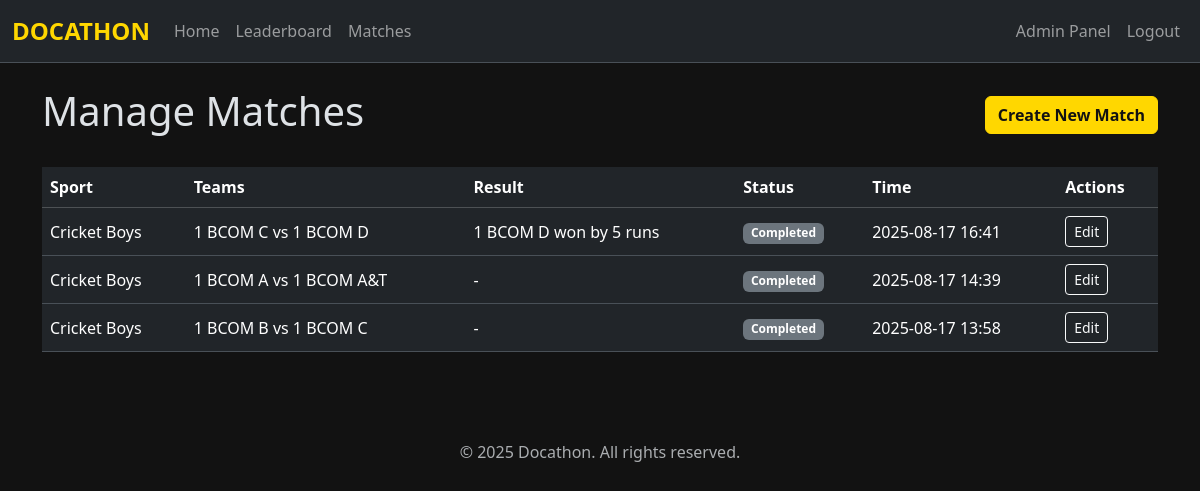
/admin/matches (signed in), run on the app's committed database.
### tables this page shows
CREATE TABLE matches (
    id INTEGER PRIMARY KEY AUTOINCREMENT,
    sport_id INTEGER NOT NULL,
    class1_id INTEGER NOT NULL,
    class2_id INTEGER NOT NULL,
    -- The ID of the winning class. NULL if match is not completed.
    winner_id INTEGER,
    -- Flexible text field for custom score formats (e.g., "2-1", "150/7", "21-18, 21-19")
    result_details TEXT,
    -- Status of the match
    status TEXT NOT NULL DEFAULT 'UPCOMING' CHECK(status IN ('UPCOMING', 'LIVE', 'COMPLETED')),
    -- Storing datetime as ISO 8601 string ("YYYY-MM-DD HH:MM:SS")
    match_time TEXT NOT NULL,
    notes TEXT, live_match_state TEXT, round_id INTEGER,
    FOREIGN KEY (sport_id) REFERENCES sports (id),
    FOREIGN KEY (class1_id) REFERENCES classes (id),
    FOREIGN KEY (class2_id) REFERENCES classes (id),
    FOREIGN KEY (winner_id) REFERENCES classes (id)
);

CREATE TABLE sports (
    id INTEGER PRIMARY KEY AUTOINCREMENT,
    name TEXT NOT NULL UNIQUE,
    -- 1 for sports with scores (Football), 0 for result-only (Chess)
    has_scores INTEGER NOT NULL CHECK(has_scores IN (0, 1))
);

CREATE TABLE classes (
    id INTEGER PRIMARY KEY AUTOINCREMENT,
    name TEXT NOT NULL UNIQUE
);

### app.py (the view)
@app.route('/admin/matches')
@admin_required
def list_matches():
    conn = get_db_connection()
    query = """
        SELECT m.id, s.name as sport_name, c1.name as class1_name, c2.name as class2_name,
               m.result_details, m.status, m.match_time
        FROM matches m
        JOIN sports s ON m.sport_id = s.id
        JOIN classes c1 ON m.class1_id = c1.id
        JOIN classes c2 ON m.class2_id = c2.id
        ORDER BY m.match_time DESC
    """
    matches = conn.execute(query).fetchall()
    conn.close()
    return render_template('admin/list_matches.html', matches=matches)

### utils/auth.py (called while the page is built)
def admin_required(f):
    @wraps(f)
    def decorated_function(*args, **kwargs):
        if session.get('role') != 'admin':
            flash('You must be logged in as an admin to view this page.', 'danger')
            return redirect(url_for('admin_login'))
        return f(*args, **kwargs)
    return decorated_function

### utils/db.py (called while the page is built)
def get_db_connection():
    conn = sqlite3.connect(DB_PATH)
    conn.row_factory = sqlite3.Row
    return conn

### templates/admin/list_matches.html (shortened to what this page needs)
{% extends "base.html" %}
{% set page_title = "Manage Matches" %}
{% block content %}
<div class="d-flex justify-content-between align-items-center mb-4">
    <h1>Manage Matches</h1>
    <a href="{{ url_for('create_match') }}" class="btn btn-warning">
        Create New Match
    </a>
</div>
<div class="table-responsive">
    <table class="table table-hover align-middle">
        <thead class="table-dark">
            <tr>
                <th>Sport</th>
                <th>Teams</th>
                <th>Result</th>
                <th>Status</th>
                <th>Time</th>
                <th>Actions</th>
            </tr>
        </thead>
        <tbody>
            {% for match in matches %}
            <tr>
                <td>{{ match.sport_name }}</td>
                <td>{{ match.class1_name }} vs {{ match.class2_name }}</td>
                <td>{{ match.result_details or '-' }}</td>
                <td>
                    {% if match.status == 'COMPLETED' %}
                        <span class="badge text-bg-secondary">Completed</span>
                    {% elif match.status == 'LIVE' %}
                        <span class="badge text-bg-danger">LIVE</span>
                    {% else %}
                        <span class="badge text-bg-info">Upcoming</span>
                    {% endif %}
                </td>
                <td>{{ match.match_time | replace('T', ' ') }}</td>
                <td>
                    <a href="{{ url_for('edit_match', match_id=match.id) }}" class="btn btn-sm btn-outline-light">Edit</a>
                </td>
            </tr>
            {% else %}
            <tr>
                <td colspan="6" class="text-center">No matches found. Create one to get started!</td>
            </tr>
            {% endfor %}
        </tbody>
    </table>
</div>
{% endblock %}

### static/css/style.css (style rules this page uses)
body { background-color: #121212 !important; }
.docathon-brand, .btn-warning { color: #FFD700; font-weight: bold; }
.btn-warning { background-color: #FFD700; border-color: #FFD700; color: #121212; }

### data on the page
matches: sport_name "Cricket Boys", class1_name "1 BCOM C", class2_name "1 BCOM D", result_details "1 BCOM D won by 5 runs", status "Completed", match_time "2025-08-17 16:41"
matches: sport_name "Cricket Boys", class1_name "1 BCOM A", class2_name "1 BCOM A&T", result_details "-", status "Completed", match_time "2025-08-17 14:39"
matches: sport_name "Cricket Boys", class1_name "1 BCOM B", class2_name "1 BCOM C", result_details "-", status "Completed", match_time "2025-08-17 13:58"
